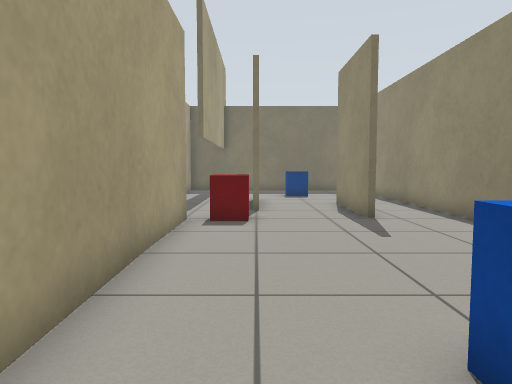
view 1 (above)

16 first-person views from a walk through a world built for the Gazebo simulator. The camera is 0.72 m above the floor, tilts 4° down and sees 70° across. The floor is counted in squares, 0.5 m on a side. Each view is taken from the middle of a square. On the plan, view 1 faces up. The plan holds only what a view shows up to about 16 squares ahead; the rest is blank. The place goes on beyond the plan. Robots are left out.

view 2
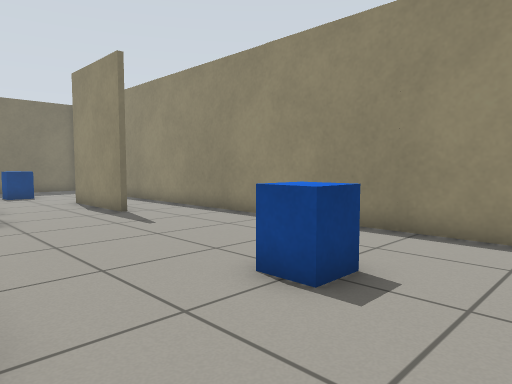

view 3
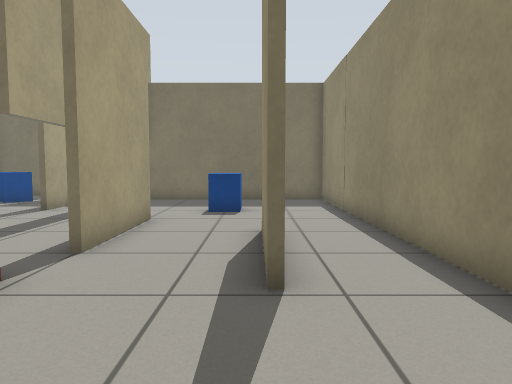

view 4
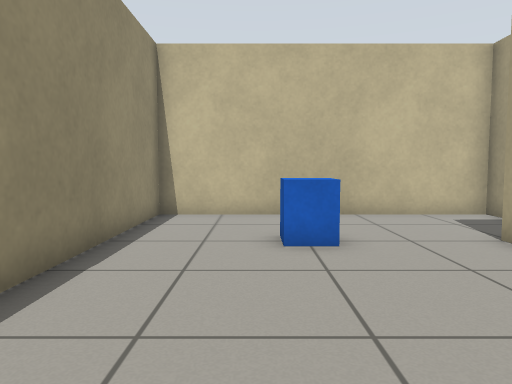

view 5
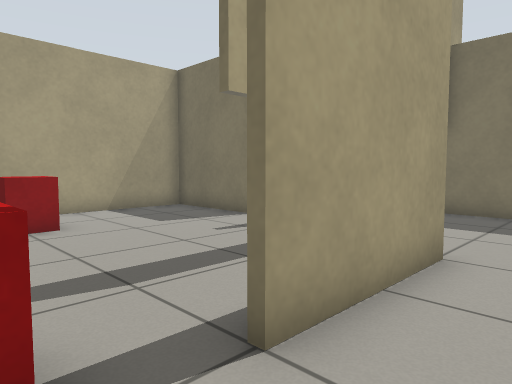

view 6
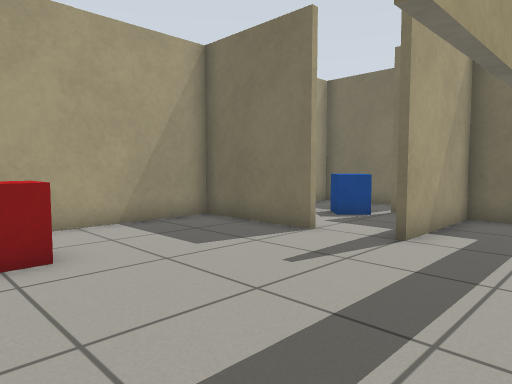

view 7
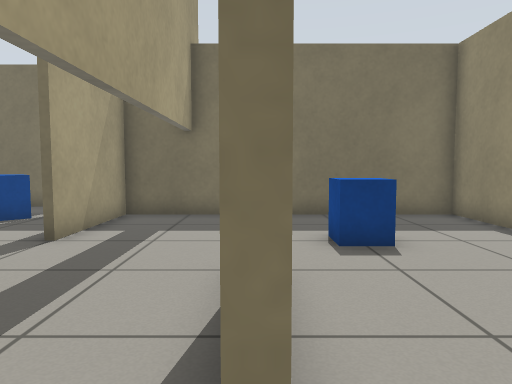

view 8
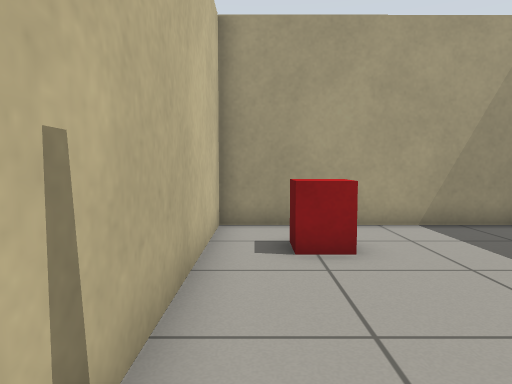

view 9
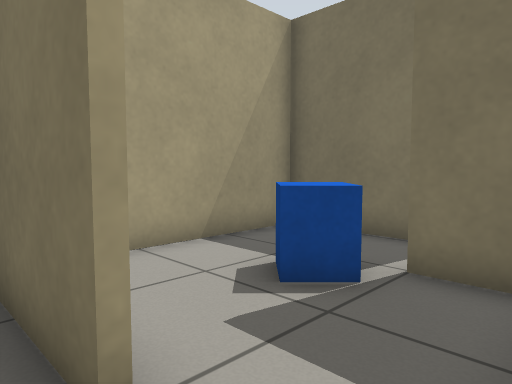

view 10
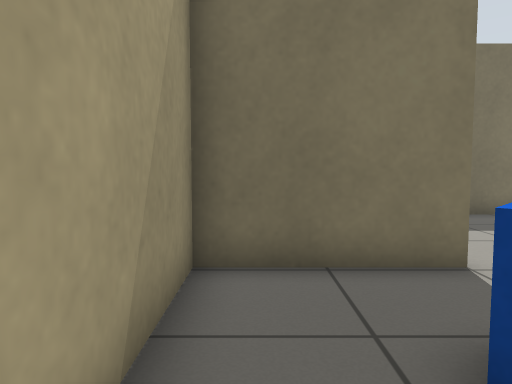

view 11
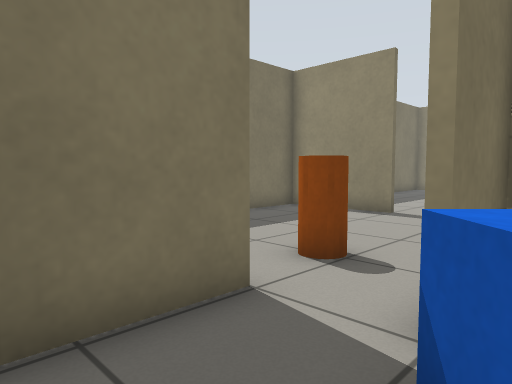

view 12
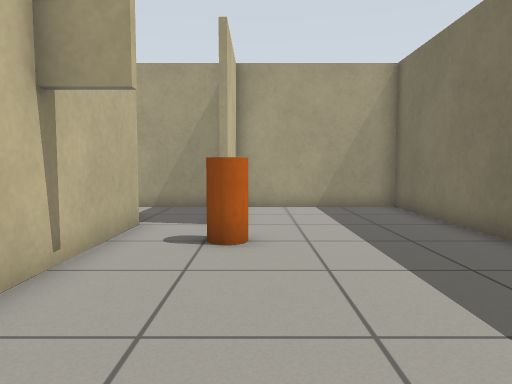

view 13
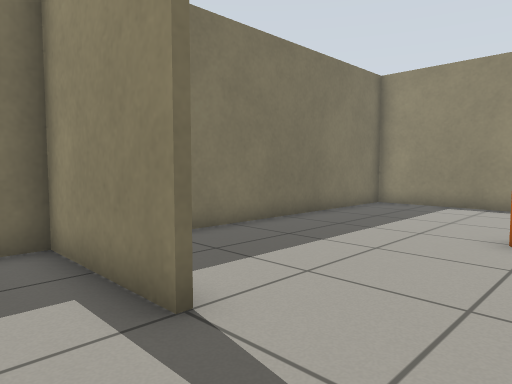

view 14
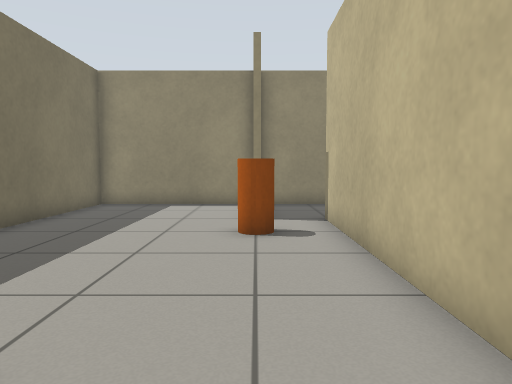

view 15
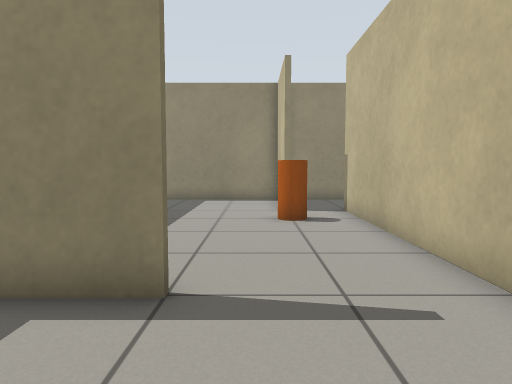

view 16
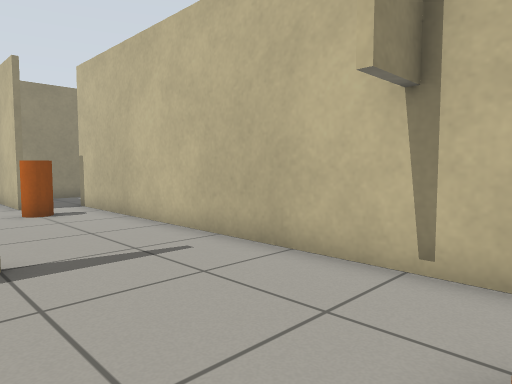

### Floor plan
Key: @ floor where view 1 was taken; # wall or solid block; . floor; T thing the floor can be seen under or through; B red box; L blue box; C orange cylinder.
Columns run from 10 left of view 1 to 14 right of it. Each row starts with its distance up from view 1.
 30 #############  ##########
 29 #...........# ..........#
 28 #...........#...........#
 27 #...........#...........#
 26 #...........#...........#
 25 #.....C.................#
 24 #####.C...........C.#####
 23 #.......#...............#
 22 #..L#################...#
 21 #.LLL.#.#.......#       #
 20 #..L..#.T.......#
 19 #.....#.T.......#
 18 #####.#.T...LL..#
 17 #.......T...L...#
 16 #.......T.......#
 15 #.......T.#.....#
 14 #.......T.#..#..#
 13 #.BB......#..#..#
 12 #.BB......#..#..#
 11 #............#..#
 10 #########BB.....#
  9         #B......#
  8         #.......#
  7         #.......#
  6         #.......#
  5         #.......#
  4         #.......#
  3         #.......#
  2         #...LL..#
  1        .....L...#
  0        ...@.....#
 -1       #.........#
 -2       ###########

Positions as (right, up) in squares from view 1, and headings:
1: (0, 0), facing up
2: (-2, -1), facing up-right
3: (3, 6), facing up
4: (3, 9), facing down
5: (2, 10), facing up-left
6: (-1, 11), facing up-left
7: (0, 11), facing up
8: (-1, 11), facing left
9: (-4, 17), facing up-left
10: (-9, 19), facing up
11: (-9, 21), facing up-right
12: (3, 25), facing left
13: (0, 23), facing up-right
14: (0, 24), facing right
15: (-2, 25), facing right
16: (-4, 27), facing down-right
